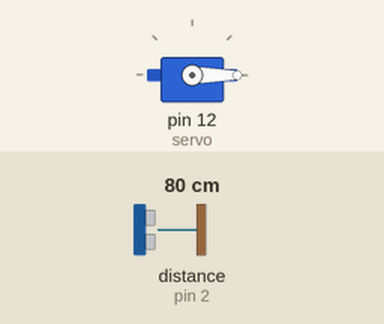
This sketch was run on a simulated Arduino Uno, built with avr-gcc and run on an emulated ATmega328P. Shown: servo. Wiring (inferred from the names in the program): ultrasonic range finder: trigger pin 3; echo pin 2. The inputs (shaded band) are chosen by the test bench; at power-on: distance to the obstacle (sensor on pin 2) 80 cm. The echo pulse lasts 58.3 µs per cm; what the sketch prints to the serial monitor is not drawn.

Above: at 0.01 s.
1.3 s: distance to the obstacle (sensor on pin 2) set to 2 cm
At 1.8 s:
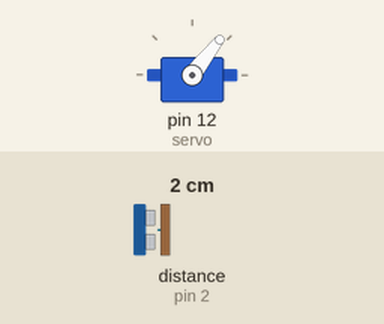
4.3 s: distance to the obstacle (sensor on pin 2) set to 299 cm
At 4.46 s:
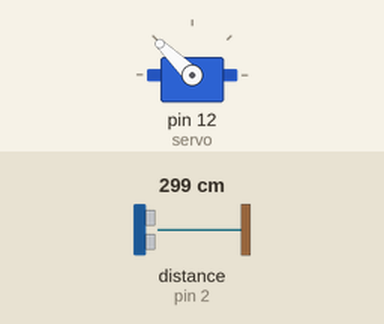
Timing chart, 0 to 13.3 s (numbered marks = the images above; inputs shaded):
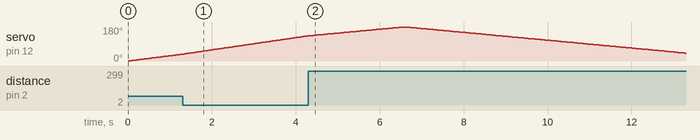

The sketch:

radar_ultrassonico.ino
```cpp
#include <Servo.h> //Biblioteca do Servo Motor

/*
   Teste do Sensor Ultrassônico HC-SR04 com o Servo motor

   Objetivo: Construir um radar ultrassônico com o sensor HCSR04 e o servo motor

   Autora: Téc. em Mecatrônica - Ivoneide Duarte

   Data: Junho de 2020
*/

const int pinTrigger = 3; //Pino 3 do Arduino será a saída de trigger
const int pinEcho = 2;    //Pino 2 do Arduino será a entrada de echo

long tempo;
int distancia;

Servo servo;

void setup()
{
  pinMode(pinTrigger, OUTPUT); //Pino de trigger será saída digital
  pinMode(pinEcho, INPUT);     //Pino de echo será entrada digital

  Serial.begin(9600);          //Inicia comunicação serial
  servo.attach(12);            //Anexar o servo
}

void loop()
{
//Servo gire de 0 a 180º
//Servo volte de 180 a 0º
//  for (byte i = 0; i <= 180; i++)
//  { // O servo irá girar de 15° até 165°
//    servo.write(i);
//    delay(30); //Enviar a informação da distancia
//    distancia = calculoDistancia();
//    Serial.print(distancia);
//  }
//  for (byte i = 180; i >= 0; i--)
//  { // O servo irá girar de 15° até 165°
//    servo.write(i);
//    delay(30); //Enviar a informação da distancia
//    distancia = calculoDistancia();
//    Serial.print(distancia);
//  }


  for (byte i = 0; i <= 180; i++)
  { // O servo irá girar de 15° até 165°
    servo.write(i);
    delay(30);

    // Nessa parte, enquanto o servo gira, o sensor verifica
    // Se tem algum objeto e qual a distancia
    // Chamando a função 'CalculandoDistancia()'
    distancia = calculoDistancia();
    Serial.print(i);         // Mostra na serial qual o angulo de giro o servo está naquele momento
    Serial.print(",");       // Aqui vamos separar o angulo da distancia calculada com uma vírgula
    Serial.print(distancia); // Mostra a distancia que o sensor está calculando
    Serial.print(".");       // Coloca um '.' depois da distancia para indexar no processing a distancia
  }

  for (byte i = 180; i > 0; i--)
  { // Os mesmos passos que fizemos para ele ir de 15° --> 165°
    // Vamos utilizar para ele voltar de 165° --> 15°
    servo.write(i);
    delay(30);
    distancia = calculoDistancia();
    Serial.print(i);
    Serial.print(",");
    Serial.print(distancia);
    Serial.print("."); //Processing -> tua barra vai se movimentar
  }
}

int calculoDistancia()
{
  digitalWrite(pinTrigger, LOW); // Aqui vou desligar o trigger para poder realizar os pulsos
  delayMicroseconds(2); //Desativado

  digitalWrite(pinTrigger, HIGH); //Pulso de trigger em nível alto
  delayMicroseconds(10);  //Pulso ativo  //duração de 10 microsegundos
  digitalWrite(pinTrigger, LOW);  //Pulso de trigge em nível baixo
  tempo = pulseIn(pinEcho, HIGH); //Escuta a porta 10(Echo), tempo de echo: 10 microssegundos e 3min
  distancia = tempo * 0.034 / 2; // Por fim, esta é a fórmula que utilizamos para converter o tempo na distancia do objeto até o sensor

  return distancia;

  //v=342m/s --> velocidade do som
  //t= tempo = pilseIn(pinEcho, HIGH)
  //s = distancia que quero encontrar
  //distancia = tempo*0.017; //centimetros -> 400cm
  //distancia = tempo*0.17; //decimetros -> 40dm
  //4 metros
}
```

Measured:
- by itself, servo on pin 12 (servo): rises from 133° to 180° in 2.2 s, then falls to 42° in 6.7 s
